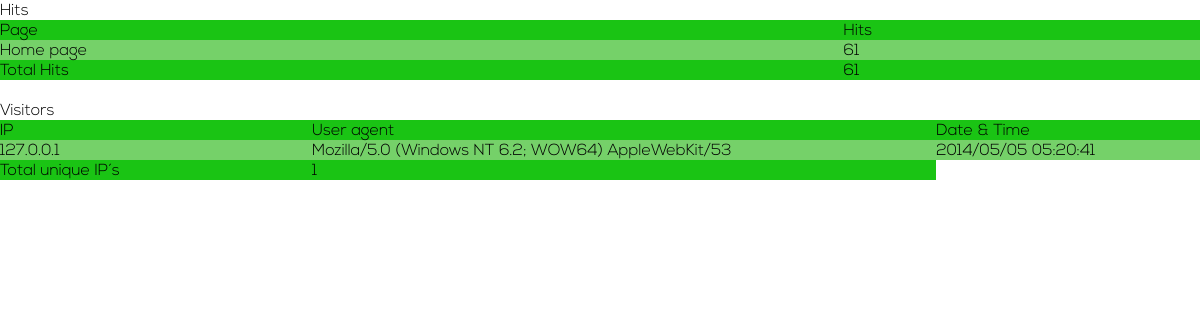
The page /view.php on the database its author committed.
### tables this page shows
CREATE TABLE IF NOT EXISTS `hits` (
  `page` char(100) NOT NULL DEFAULT '',
  `count` int(15) DEFAULT NULL,
  PRIMARY KEY (`page`)
);

CREATE TABLE IF NOT EXISTS `info` (
  `id` int(11) NOT NULL AUTO_INCREMENT,
  `ip_address` varchar(30) DEFAULT NULL,
  `user_agent` varchar(50) DEFAULT NULL,
  `datetime` varchar(25) DEFAULT NULL,
  PRIMARY KEY (`id`)
);

### counter_config.php (called while the page is built, shortened)
<?php
$dbtablehits= 'hits';
$dbtableinfo= 'info';
?>

### view.php (the view, shortened to what this page needs)
<!DOCTYPE html PUBLIC "-//W3C//DTD XHTML 1.0 Transitional//EN" "http://www.w3.org/TR/xhtml1/DTD/xhtml1-transitional.dtd">
<html xmlns="http://www.w3.org/1999/xhtml" xml:lang="en" lang="en">
<head>
	<link href="style.css" rel="stylesheet" type="text/css" />
</head>
<body>
<?php
	include("counter_config.php");
	$query = "SELECT SUM(count)  AS totalhits FROM hits";
	$result = mysql_query($query) or die(mysql_error());
	while($row = mysql_fetch_array($result))
	{
		$totalhits = $row['totalhits']  ;
	}
	echo '<h3>Hits</h3>' ;
	$result = mysql_query("SELECT * FROM " . $dbtablehits . " ORDER BY count DESC");
	echo "<table width='100%' border='0'>";
	echo '	<tr>
		<td height="2" bgcolor="#1AC414" width="400">Page</td>
		<td height="2" bgcolor="#1AC414" width="169"> Hits</td>
		</tr>' ;
	while($row = mysql_fetch_array( $result ))
	{
	echo '<tr><td bgcolor="#75D169">';
	echo $row['page'];
	echo '</td><td bgcolor="#75D169">';
	echo $row['count'];
	echo '</td></tr>';
	}
	echo "<tr><td bgcolor=\"#1AC414\"> <strong> Total Hits </strong> </td><td bgcolor=\"#1AC414\"> <strong> $totalhits </strong> </td></tr>" ;
	echo "</table><br /> ";
$result=mysql_query("SELECT MAX(id) FROM info");
while ($row = mysql_fetch_array($result, MYSQL_NUM))
{
$totalips = $row[0] ;
}
echo '<h3> Visitors </h3>' ;
$result = mysql_query("SELECT * FROM $dbtableinfo ORDER BY id DESC")
or die(mysql_error());
echo "<table width='100%' border='0'>";
echo '<tr> <td width="200" bgcolor="#1AC414">  IP </td> <td height="2" bgcolor="#1AC414" width="400">User agent</td> <td height="2" bgcolor="#1AC414" width="169"> Date &amp; Time</td></tr>';
while($row = mysql_fetch_array( $result ))
{
	echo '<tr><td bgcolor="#75D169">';
	echo $row['ip_address'];
	echo '</td><td bgcolor="#75D169">';
	echo $row['user_agent'];
	echo '</td><td bgcolor="#75D169">';
	echo $row['datetime'];
	echo "</td></tr>";
}
	echo "<tr><td bgcolor=\"#1AC414\"> <strong> Total unique IP´s </strong> </td><td bgcolor=\"#1AC414\"> <strong> $totalips </strong> </td></tr>" ;
	echo "</table><br /> ";
?>
</body>
</html>

### css/style.css (style rules this page uses)
F html,body,div,span,applet,object,iframe,h1,h2,h3,h4,h5,h6,p,blockquote,pre,a,abbr,acronym,address,big,cite,code,del,dfn,em,img,ins,kbd,q,s,samp,small,strike,strong,sub,sup,tt,var,b,u,i,dl,dt,dd,ol,nav ul,nav li,fieldset,form,label,legend,table,caption,tbody,tfoot,thead,tr,th,td,article,aside,canvas,details,embed,figure,figcaption,footer,header,hgroup,menu,nav,output,ruby,section,summary,time,mark,audio,video { margin:0;padding:0;border:0;font-size:100%;font:inherit;vertical-align:baseline; }
table { border-collapse:collapse;border-spacing:0; }
body { font-family: 'nexa_lightregular'; font-size: 100%; background: #ffffff; }

### rows shown on the page
hits: page "Home page", count "61"
info: ip_address "127.0.0.1", user_agent "Mozilla/5.0 (Windows NT 6.2; WOW64) AppleWebKit/53", datetime "2014/05/05 05:20:41"

### other values the page prints
$totalhits "61"
$totalips "1"
